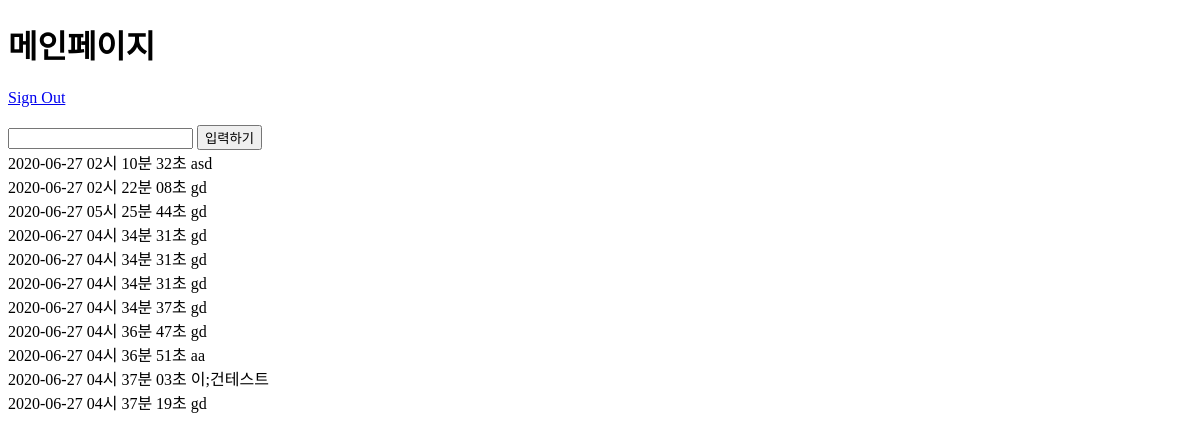
Before: /app/index/ (signed in) with the older database file.
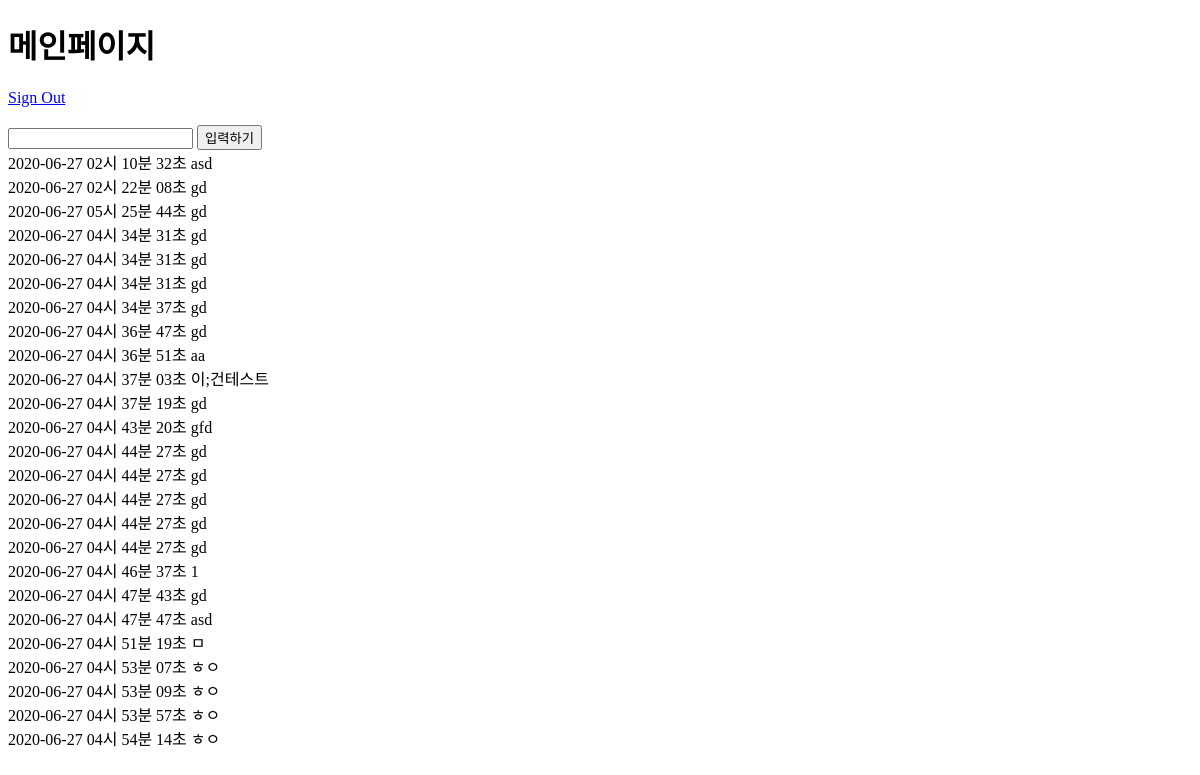
After: the same page with the newer database file.
### app/models.py (models this page shows, shortened)
class Report(models.Model):
    objects = models.Manager()
    input_user = models.ForeignKey(User, on_delete = models.CASCADE)
    input_report = models.CharField(max_length=200, null = True, default='비어있음' )
    input_date = models.DateTimeField('date published', default=timezone.now)
    input_lat = models.DecimalField(max_digits=19, decimal_places=15, null = True)
    input_lon = models.DecimalField(max_digits=19, decimal_places=15, null = True)

### app/views.py (the view)
# urls.py: path('index/', views.index, name='index'),
def index(request):
    report = Report.objects.filter(input_user=request.user)
    BASE_DIR = os.path.dirname(os.path.dirname(os.path.abspath(__file__)))
    secret_file = os.path.join(BASE_DIR, 'secrets.json')
    with open(secret_file) as f:
        secrets = json.loads(f.read())
    def get_secret(setting, secrets=secrets):
        try:
            return secrets[setting]
        except KeyError:
            error_msg = "Set the {} environment variable".format(setting)
            raise ImproperlyConfigured(error_msg)
    API_KET = get_secret("API_KET")
    return render(request, 'index.html', {'report':report, 'apiKey':API_KET})

### app/templates/index.html (shortened to what this page needs)
<!DOCTYPE html>
<html>
<head>
</head>
<body>
<h1>메인페이지</h1>
<a href="{% url 'signout'%}">Sign Out</a>
<br>
<br>
<input type="text" id ="input_report" name="input_report"></textarea>
<input type="button" id="btn-save" name="btn-save" value="입력하기" />
<br>
{% for report in report.all %}
<a>{{ report.input_date | date:"Y-m-d h시 i분 s초" }}</a>
<a>{{ report.input_report }}</a>
<br>
{% endfor %}
<div id="map" style="width:50%;height:350px;"></div>
</body>
</html>

Changed rows visible on the page:
added Report: input_date "2020-06-27 04시 43분 20초", input_report "gfd"
added Report: input_date "2020-06-27 04시 44분 27초", input_report "gd"
added Report: input_date "2020-06-27 04시 44분 27초", input_report "gd"
added Report: input_date "2020-06-27 04시 44분 27초", input_report "gd"
added Report: input_date "2020-06-27 04시 44분 27초", input_report "gd"
added Report: input_date "2020-06-27 04시 44분 27초", input_report "gd"
added Report: input_date "2020-06-27 04시 46분 37초", input_report "1"
added Report: input_date "2020-06-27 04시 47분 43초", input_report "gd"
added Report: input_date "2020-06-27 04시 47분 47초", input_report "asd"
added Report: input_date "2020-06-27 04시 51분 19초", input_report "ㅁ"
added Report: input_date "2020-06-27 04시 53분 07초", input_report "ㅎㅇ"
added Report: input_date "2020-06-27 04시 53분 09초", input_report "ㅎㅇ"
added Report: input_date "2020-06-27 04시 53분 57초", input_report "ㅎㅇ"
added Report: input_date "2020-06-27 04시 54분 14초", input_report "ㅎㅇ"
